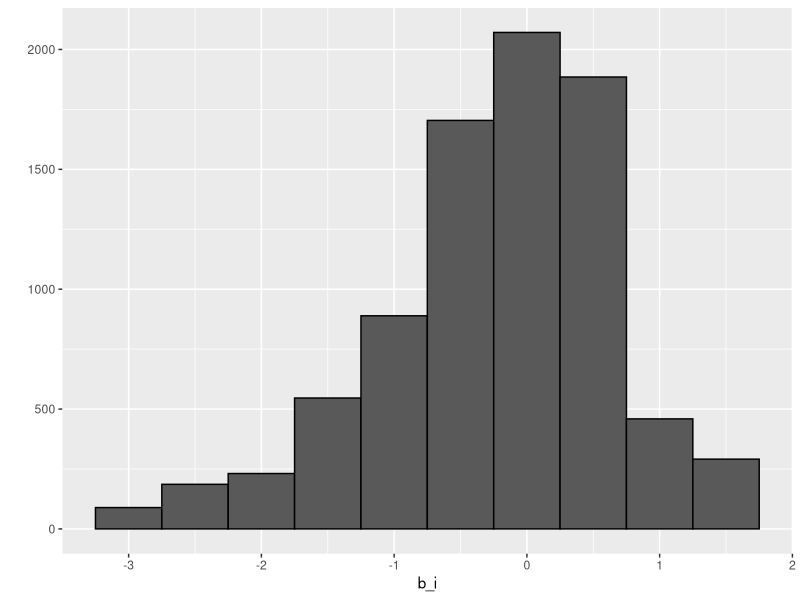
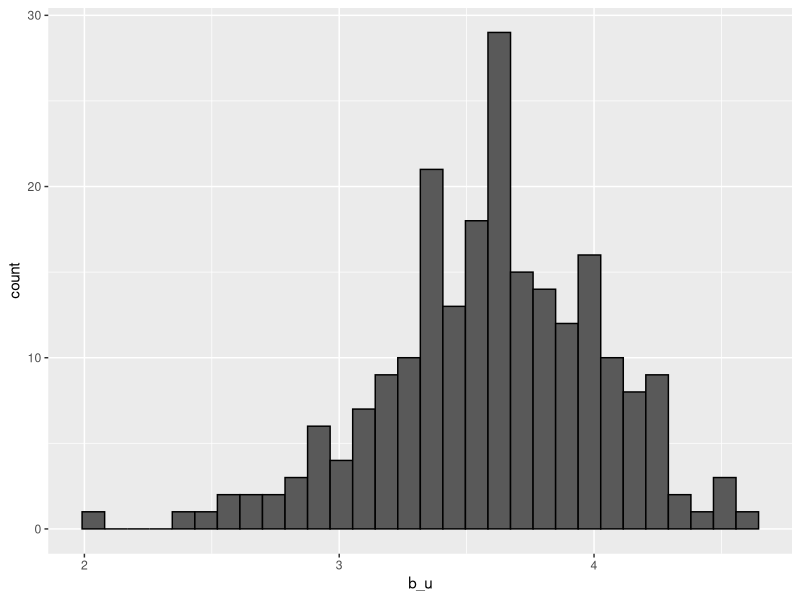

Write R code to recreate these figures, in order.
library(tidyverse)
library(dslabs)
library(caret)
data("movielens")

#para mirar como tabla
movielens %>% as.tibble()

#usuarios unicos
movielens %>%
  summarize(n_users = n_distinct(userId),
            n_movies = n_distinct(movieId))

set.seed(755)
test_index <- createDataPartition(y = movielens$rating,
                                  times = 1, p = 0.2,
                                  list = FALSE)

train_set <- movielens[-test_index,]
test_set <- movielens[test_index,]

#se deben eliminar en el set de evaluación las peliculas
#que no tienen evaluación en el set de entrenamiento

test_set <- test_set %>%
  semi_join(train_set, by = "movieId") %>%
  semi_join(train_set, by = "userId")

#RMSE
RMSE <- function(true_ratings, predicted_ratings){
  sqrt(mean((true_ratings - predicted_ratings)^2))
}

#primer modelo de recomendación
#promedio de todas las calificaciones de las peliculas
mu_hat <- mean(train_set$rating)
mu_hat

#se aplica a todas las calificaciones desconocidas el mu_hat
naive_rmse <- RMSE(test_set$rating,mu_hat)
naive_rmse

#ese resultado es muy inocente y se puede mejorar
#pero que se ponga el resultado en una tabla para comparar

rmse_results <- tibble(method = "Solo el promedio", RMSE = naive_rmse)

rmse_results
#PERO EL RESULTADO DEL PROMEDIO AÚN ES MEJOR QUE UN RESULTADO AL AZAR
#por ejemplo si se replica el 3 en cada una de las peliculas
#que tienen rating y luego se compara con lo efectivamente puesto

alazar <- rep(3, nrow(test_set))
RMSE(test_set$rating, alazar)

#?lm
#midiendo con modelo lineal para 
#ver por promedio simple las calificaciones
#de cada una de las películas
#pero no es lo mejor con lm porque tarda mucho
#fit <- lm(rating ~ as.factor(movieId), data = movielens)

#se podría hacer con un promedio simple de cada una de las películas
mu <- mean(train_set$rating)
mu
#si restamos el mu del ratig. querria
#decir que la calificación máxima sería 1.5

movie_avgs <- train_set %>%
  group_by(movieId) %>%
  summarize(b_i = mean(rating  - mu))

qplot(b_i, data = movie_avgs, bins = 10, color = I("black"))

predicted_ratings <- mu + test_set %>%
  left_join(movie_avgs, by="movieId") %>%
  pull (b_i)

RMSE(predicted_ratings, test_set$rating)

#ya existe mejora a un promedio simple

#ver si hay algún efecto de usuario
#cuál es la calificación promedio de aquellos usuarios
#que han calificado más de 100 películas

train_set %>%
  group_by(userId) %>%
  filter(n()>=100) %>%
  summarize(b_u = mean(rating)) %>%
  ggplot(aes(b_u)) +
  geom_histogram(bins = 30, color = "black")

#entonces lo que se tendría que hacer es 
#es una modelación lineal lm 
#lm(rating ~ as.factor(movieId) + as.factor(userId))

#pero sería lento, entonces lo que se hará es una aproximación
#calculo de mu y rating de peli y estimando al usuario

user_avgs <- train_set %>%
  left_join(movie_avgs, by = "movieId") %>%
  group_by(userId) %>%
  summarize(b_u = mean(rating - mu - b_i))

#ahora construyendo los predictores y ver si mejora el RMSE
predicted_ratings <- test_set %>%
  left_join(movie_avgs, by="movieId") %>%
  left_join(user_avgs, by= "userId") %>%
  mutate(pred = mu + b_i + b_u) %>%
  pull(pred)

RMSE(predicted_ratings, test_set$rating)


#ME HE QUEDADO EN LA PAGINA 679
#EL APARTADO 33.8
